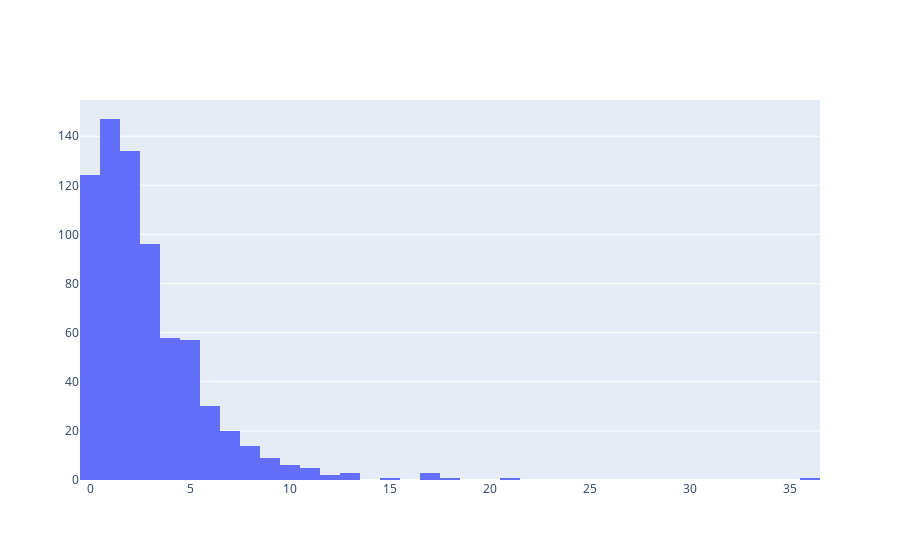

Notebook code for this chart:
### Code cell
import plotly.offline as py

trace = go.Histogram(
    x=total_dict_sum[ids[0]]['2D']
)

py.iplot([trace], filename='normality-histogram')

### Figure 1 — Plotly figure (JSON) as saved in the notebook; plotly's stock layout.template omitted (floating-point values rounded to 4 significant figures; data arrays with more than 128 entries replaced by an {"elided": "..."} marker saying what was removed)
{"data": [{"type": "histogram", "x": {"elided": "712 int values"}}], "layout": {}}
